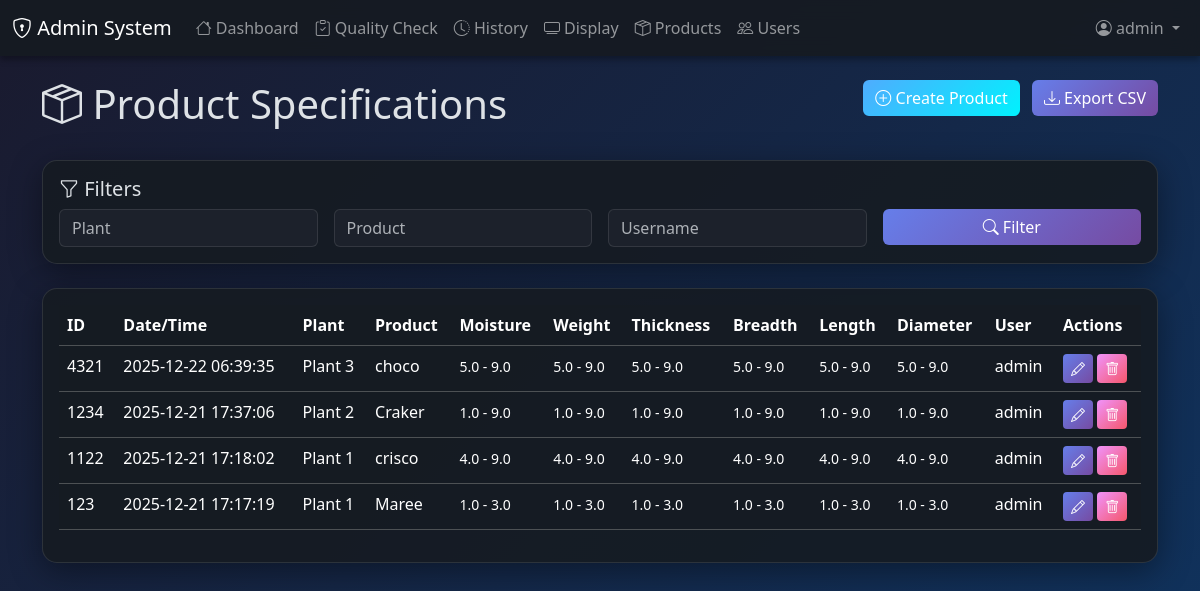
The page /products (signed in) on the database as committed earlier.
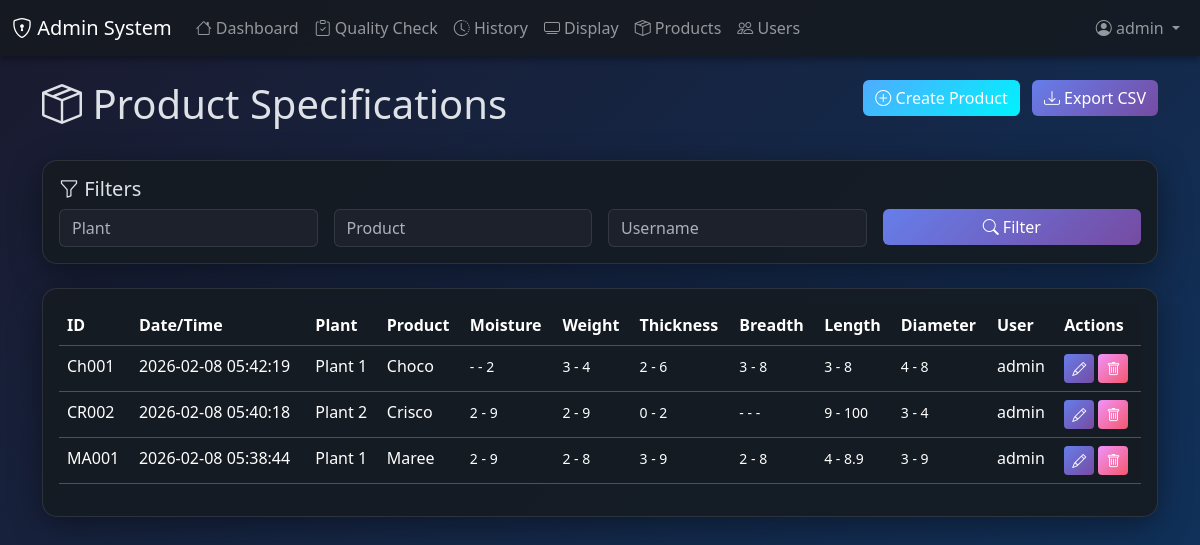
The same page on the database as committed later.
### main.py (models this page shows)
class Product(db.Model):
    id = db.Column(db.String(50), primary_key=True)  # User-defined ID
    create_date = db.Column(db.DateTime, default=datetime.utcnow)
    plant = db.Column(db.String(100), nullable=False)
    product = db.Column(db.String(100), nullable=False)
    moisture_min = db.Column(db.String(20), nullable=False)  # Can be number or "-"
    moisture_max = db.Column(db.String(20), nullable=False)
    weight_min = db.Column(db.String(20), nullable=False)
    weight_max = db.Column(db.String(20), nullable=False)
    thickness_min = db.Column(db.String(20), nullable=False)
    thickness_max = db.Column(db.String(20), nullable=False)
    breadth_min = db.Column(db.String(20), nullable=False)
    breadth_max = db.Column(db.String(20), nullable=False)
    length_min = db.Column(db.String(20), nullable=False)
    length_max = db.Column(db.String(20), nullable=False)
    diameter_min = db.Column(db.String(20), nullable=False)
    diameter_max = db.Column(db.String(20), nullable=False)
    username = db.Column(db.String(80), nullable=False)
    quality_checks = db.relationship('QualityCheck', backref='product', lazy=True)

### main.py (the view)
@app.route('/products')
@login_required
def products():
    plant = request.args.get('plant', '')
    product = request.args.get('product', '')
    username = request.args.get('username', '')
    query = Product.query
    if plant:
        query = query.filter(Product.plant.contains(plant))
    if product:
        query = query.filter(Product.product.contains(product))
    if username:
        query = query.filter(Product.username.contains(username))
    all_products = query.order_by(Product.create_date.desc()).all()
    return render_template('products.html', products=all_products)

### main.py (called while the page is built)
def login_required(f):
    @wraps(f)
    def decorated(*args, **kwargs):
        if 'user_id' not in session:
            flash('Please login first', 'danger')
            return redirect(url_for('login'))
        return f(*args, **kwargs)
    return decorated

### templates/products.html (shortened to what this page needs)
{% extends "base.html" %}
{% block content %}
<div class="row mb-4">
    <div class="col">
        <h1><i class="bi bi-box-seam"></i> Product Specifications</h1>
    </div>
    <div class="col-auto">
        {% if session.role == 'ADMIN' %}
        <a href="{{ url_for('create_product') }}" class="btn btn-success me-2">
            <i class="bi bi-plus-circle"></i> Create Product
        </a>
        {% endif %}
        <a href="{{ url_for('export_csv', plant=request.args.get('plant', ''), product=request.args.get('product', ''), username=request.args.get('username', '')) }}" class="btn btn-primary">
            <i class="bi bi-download"></i> Export CSV
        </a>
    </div>
</div>
<div class="card mb-4">
    <div class="card-body">
        <h5 class="card-title"><i class="bi bi-funnel"></i> Filters</h5>
        <form method="GET" class="row g-3">
            <div class="col-md-3">
                <input type="text" name="plant" class="form-control" placeholder="Plant" value="{{ request.args.get('plant', '') }}">
            </div>
            <div class="col-md-3">
                <input type="text" name="product" class="form-control" placeholder="Product" value="{{ request.args.get('product', '') }}">
            </div>
            <div class="col-md-3">
                <input type="text" name="username" class="form-control" placeholder="Username" value="{{ request.args.get('username', '') }}">
            </div>
            <div class="col-md-3">
                <button type="submit" class="btn btn-primary w-100">
                    <i class="bi bi-search"></i> Filter
                </button>
            </div>
        </form>
    </div>
</div>
<div class="card">
    <div class="card-body">
        <div class="table-responsive">
            <table class="table table-dark table-hover">
                <thead>
                    <tr>
                        <th>ID</th>
                        <th>Date/Time</th>
                        <th>Plant</th>
                        <th>Product</th>
                        <th>Moisture</th>
                        <th>Weight</th>
                        <th>Thickness</th>
                        <th>Breadth</th>
                        <th>Length</th>
                        <th>Diameter</th>
                        <th>User</th>
                        {% if session.role == 'ADMIN' %}
                        <th>Actions</th>
                        {% endif %}
                    </tr>
                </thead>
                <tbody>
                    {% for p in products %}
                    <tr>
                        <td>{{ p.id }}</td>
                        <td>{{ p.create_date.strftime('%Y-%m-%d %H:%M:%S') }}</td>
                        <td>{{ p.plant }}</td>
                        <td>{{ p.product }}</td>
                        <td><small>{{ p.moisture_min }} - {{ p.moisture_max }}</small></td>
                        <td><small>{{ p.weight_min }} - {{ p.weight_max }}</small></td>
                        <td><small>{{ p.thickness_min }} - {{ p.thickness_max }}</small></td>
                        <td><small>{{ p.breadth_min }} - {{ p.breadth_max }}</small></td>
                        <td><small>{{ p.length_min }} - {{ p.length_max }}</small></td>
                        <td><small>{{ p.diameter_min }} - {{ p.diameter_max }}</small></td>
                        <td>{{ p.username }}</td>
                        {% if session.role == 'ADMIN' %}
                        <td>
                            <a href="{{ url_for('edit_product', product_id=p.id) }}" class="btn btn-sm btn-primary">
                                <i class="bi bi-pencil"></i>
                            </a>
                            <a href="{{ url_for('delete_product', product_id=p.id) }}"
                               class="btn btn-sm btn-danger"
                               onclick="return confirm('Delete this product?\n\nWarning: This will also delete all associated quality check records!')">
                                <i class="bi bi-trash"></i>
                            </a>
                        </td>
                        {% endif %}
                    </tr>
                    {% endfor %}
                </tbody>
            </table>
        </div>
    </div>
</div>
{% endblock %}

### templates/base.html (shortened to what this page needs)
<!DOCTYPE html>
<html lang="en" data-bs-theme="dark">
<head>
    <link href="https://cdn.jsdelivr.net/npm/bootstrap@5.3.2/dist/css/bootstrap.min.css" rel="stylesheet">
    <link rel="stylesheet" href="https://cdn.jsdelivr.net/npm/bootstrap-icons@1.11.1/font/bootstrap-icons.css">
</head>
<body>
    {% if session.user_id %}
    <nav class="navbar navbar-expand-lg navbar-dark mb-4">
        <div class="container-fluid">
            <a class="navbar-brand" href="{{ url_for('dashboard') }}">
                <i class="bi bi-shield-lock"></i> Admin System
            </a>
            <div class="collapse navbar-collapse" id="navbarNav">
                <ul class="navbar-nav me-auto">
                    <li class="nav-item">
                        <a class="nav-link" href="{{ url_for('dashboard') }}">
                            <i class="bi bi-house"></i> Dashboard
                        </a>
                    </li>
                    <li class="nav-item">
                        <a class="nav-link" href="{{ url_for('quality_check') }}">
                            <i class="bi bi-clipboard-check"></i> Quality Check
                        </a>
                    </li>
                    <li class="nav-item">
                        <a class="nav-link" href="{{ url_for('quality_history') }}">
                            <i class="bi bi-clock-history"></i> History
                        </a>
                    </li>
                    <li class="nav-item">
                        <a class="nav-link" href="{{ url_for('display_dashboard') }}" target="_blank">
                            <i class="bi bi-tv"></i> Display
                        </a>
                    </li>
                    <li class="nav-item">
                        <a class="nav-link" href="{{ url_for('products') }}">
                            <i class="bi bi-box-seam"></i> Products
                        </a>
                    </li>
                    {% if session.role == 'ADMIN' %}
                    <li class="nav-item">
                        <a class="nav-link" href="{{ url_for('users') }}">
                            <i class="bi bi-people"></i> Users
                        </a>
                    </li>
                    {% endif %}
                </ul>
                <ul class="navbar-nav">
                    <li class="nav-item dropdown">
                        <a class="nav-link dropdown-toggle" href="#" role="button" data-bs-toggle="dropdown">
                            <i class="bi bi-person-circle"></i> {{ session.username }}
                        </a>
                    </li>
                </ul>
            </div>
        </div>
    </nav>
    {% endif %}
    <div class="container">
        {% block content %}{% endblock %}
    </div>
</body>
</html>

### templates/base.html (style rules this page uses)
body { background: linear-gradient(135deg, #1a1a2e 0%, #0f3460 100%); min-height: 100vh; }
.navbar { background: rgba(22, 27, 34, 0.95) !important; backdrop-filter: blur(10px); box-shadow: 0 4px 6px rgba(0, 0, 0, 0.3); }
.card { background: rgba(22, 27, 34, 0.9); border: 1px solid rgba(255, 255, 255, 0.1); border-radius: 15px; box-shadow: 0 8px 32px rgba(0, 0, 0, 0.4); }
.btn-primary { background: linear-gradient(135deg, #667eea 0%, #764ba2 100%); border: none; }
.btn-danger { background: linear-gradient(135deg, #f093fb 0%, #f5576c 100%); border: none; }
.btn-success { background: linear-gradient(135deg, #4facfe 0%, #00f2fe 100%); border: none; }
.table { color: #e0e0e0; }
.table-dark { --bs-table-bg: rgba(22, 27, 34, 0.6); }
.form-control, .form-select { background: rgba(30, 35, 45, 0.8); border: 1px solid rgba(255, 255, 255, 0.1); color: #e0e0e0; }

Rows that differ between the two databases and show on the page:
removed Product: id "4321", create_date "2025-12-22 06:39:35", plant "Plant 3", product "choco", moisture_min "5.0", moisture_max "9.0", weight_min "5.0", weight_max "9.0", thickness_min "5.0", thickness_max "9.0", breadth_min "5.0", breadth_max "9.0", length_min "5.0", length_max "9.0", diameter_min "5.0", diameter_max "9.0", username "admin"
removed Product: id "1234", create_date "2025-12-21 17:37:06", plant "Plant 2", product "Craker", moisture_min "1.0", moisture_max "9.0", weight_min "1.0", weight_max "9.0", thickness_min "1.0", thickness_max "9.0", breadth_min "1.0", breadth_max "9.0", length_min "1.0", length_max "9.0", diameter_min "1.0", diameter_max "9.0", username "admin"
removed Product: id "1122", create_date "2025-12-21 17:18:02", plant "Plant 1", product "crisco", moisture_min "4.0", moisture_max "9.0", weight_min "4.0", weight_max "9.0", thickness_min "4.0", thickness_max "9.0", breadth_min "4.0", breadth_max "9.0", length_min "4.0", length_max "9.0", diameter_min "4.0", diameter_max "9.0", username "admin"
removed Product: id "123", create_date "2025-12-21 17:17:19", plant "Plant 1", product "Maree", moisture_min "1.0", moisture_max "3.0", weight_min "1.0", weight_max "3.0", thickness_min "1.0", thickness_max "3.0", breadth_min "1.0", breadth_max "3.0", length_min "1.0", length_max "3.0", diameter_min "1.0", diameter_max "3.0", username "admin"
added Product: id "Ch001", create_date "2026-02-08 05:42:19", plant "Plant 1", product "Choco", moisture_min "-", moisture_max "2", weight_min "3", weight_max "4", thickness_min "2", thickness_max "6", breadth_min "3", breadth_max "8", length_min "3", length_max "8", diameter_min "4", diameter_max "8", username "admin"
added Product: id "CR002", create_date "2026-02-08 05:40:18", plant "Plant 2", product "Crisco", moisture_min "2", moisture_max "9", weight_min "2", weight_max "9", thickness_min "0", thickness_max "2", breadth_min "-", breadth_max "-", length_min "9", length_max "100", diameter_min "3", diameter_max "4", username "admin"
added Product: id "MA001", create_date "2026-02-08 05:38:44", plant "Plant 1", product "Maree", moisture_min "2", moisture_max "9", weight_min "2", weight_max "8", thickness_min "3", thickness_max "9", breadth_min "2", breadth_max "8", length_min "4", length_max "8.9", diameter_min "3", diameter_max "9", username "admin"
